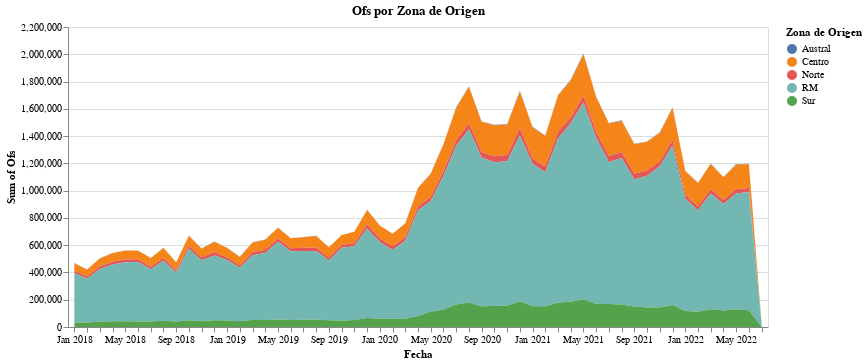

Source (notebook cell):
### Code cell
selection = alt.selection_multi(fields=['Origen_Zona'], bind='legend')

alt.Chart(venta_mensual_ori).mark_area().encode(
    alt.X('yearmonth(Fecha Nominal):N', title='Fecha'),
    alt.Y('sum(Ofs):Q'),
    alt.Color('Origen_Zona:N', title='Zona de Origen'),
    opacity=alt.condition(selection, alt.value(1), alt.value(0.2))
).add_selection(
    selection
).properties(
    width=700,
    height=300,
    title='Ofs por Zona de Origen'
)

### Figure 1 — Vega-Lite specification as saved in the notebook (floating-point values rounded to 4 significant figures; data arrays with more than 128 entries replaced by an {"elided": "..."} marker saying what was removed)
{"config": {"view": {"continuousWidth": 400, "continuousHeight": 300}}, "data": {"name": "data-6372be5e337ac4a0cc50bf3cec4f6c04"}, "mark": "area", "encoding": {"color": {"field": "Origen_Zona", "title": "Zona de Origen", "type": "nominal"}, "opacity": {"condition": {"value": 1, "selection": "selector003"}, "value": 0.2}, "x": {"field": "Fecha Nominal", "timeUnit": "yearmonth", "title": "Fecha", "type": "nominal"}, "y": {"aggregate": "sum", "field": "Ofs", "type": "quantitative"}}, "height": 300, "selection": {"selector003": {"type": "multi", "fields": ["Origen_Zona"], "bind": "legend"}}, "title": "Ofs por Zona de Origen", "width": 700, "$schema": "https://vega.github.io/schema/vega-lite/v4.17.0.json", "datasets": {"data-6372be5e337ac4a0cc50bf3cec4f6c04": {"elided": "275 records"}}}
